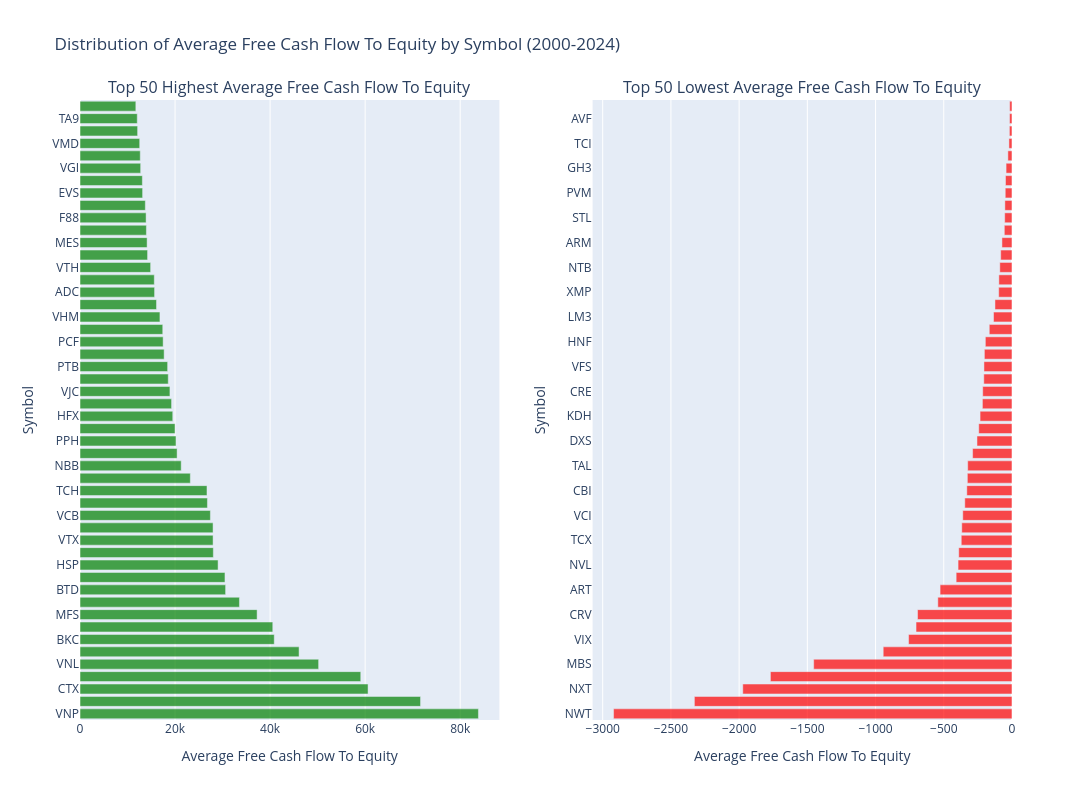

The cell this chart's notebook holds for it:
### Code cell
# Calculate average currentRatio by symbol (across all years)
avg_cr_by_symbol = df_cashflow.groupby('symbol')['freeCashFlowToEquity'].mean().reset_index()
avg_cr_by_symbol.columns = ['symbol', 'avg_freeCashFlowToEquity']
avg_cr_by_symbol = avg_cr_by_symbol.sort_values('avg_freeCashFlowToEquity', ascending=False)

# Get top 50 highest and lowest
top_50_highest = avg_cr_by_symbol.nlargest(50, 'avg_freeCashFlowToEquity')
top_50_lowest = avg_cr_by_symbol.nsmallest(50, 'avg_freeCashFlowToEquity')

# Create subplots: 1 row, 2 columns
fig = make_subplots(
    rows=1, cols=2,
    subplot_titles=("Top 50 Highest Average Free Cash Flow To Equity", "Top 50 Lowest Average Free Cash Flow To Equity"),
    specs=[[{"type": "bar"}, {"type": "bar"}]]
)

# Add top 50 highest chart
fig.add_trace(
    go.Bar(
        x=top_50_highest['avg_freeCashFlowToEquity'],
        y=top_50_highest['symbol'],
        orientation='h',
        marker=dict(color='green', opacity=0.7),
        name='Highest',
        hovertemplate='<b>%{y}</b><br>Avg Free Cash Flow To Equity: %{x:.2f}<extra></extra>'
    ),
    row=1, col=1
)

# Add top 50 lowest chart
fig.add_trace(
    go.Bar(
        x=top_50_lowest['avg_freeCashFlowToEquity'],
        y=top_50_lowest['symbol'],
        orientation='h',
        marker=dict(color='red', opacity=0.7),
        name='Lowest',
        hovertemplate='<b>%{y}</b><br>Avg Free Cash Flow To Equity: %{x:.2f}<extra></extra>'
    ),
    row=1, col=2
)

# Update layout
fig.update_layout(
    title_text="Distribution of Average Free Cash Flow To Equity by Symbol (2000-2024)",
    height=800,
    width=1400,
    showlegend=False,
    hovermode='closest'
)

fig.update_xaxes(title_text="Average Free Cash Flow To Equity", row=1, col=1)
fig.update_xaxes(title_text="Average Free Cash Flow To Equity", row=1, col=2)
fig.update_yaxes(title_text="Symbol", row=1, col=1)
fig.update_yaxes(title_text="Symbol", row=1, col=2)

fig.show()

# Print summary statistics
print("Top 50 Highest Average Free Cash Flow To Equity:")
print(top_50_highest.to_string(index=False))
print(f"\nMean: {top_50_highest['avg_freeCashFlowToEquity'].mean():.2f}")
print(f"Median: {top_50_highest['avg_freeCashFlowToEquity'].median():.2f}")
print(f"Std: {top_50_highest['avg_freeCashFlowToEquity'].std():.2f}")

print("\n" + "="*80 + "\n")

print("Top 50 Lowest Average Free Cash Flow To Equity:")
print(top_50_lowest.to_string(index=False))
print(f"\nMean: {top_50_lowest['avg_freeCashFlowToEquity'].mean():.2f}")
print(f"Median: {top_50_lowest['avg_freeCashFlowToEquity'].median():.2f}")
print(f"Std: {top_50_lowest['avg_freeCashFlowToEquity'].std():.2f}")

### Figure 1 — Plotly figure (JSON) as saved in the notebook; plotly's stock layout.template omitted (floating-point values rounded to 4 significant figures)
{"data": [{"hovertemplate": "<b>%{y}</b><br>Avg Free Cash Flow To Equity: %{x:.2f}<extra></extra>", "marker": {"color": "green", "opacity": 0.7}, "name": "Highest", "orientation": "h", "type": "bar", "x": [83840.0, 71660.0, 60610.0, 59080.0, 50210.0, 46100.0, 40870.0, 40560.0, 37270.0, 33550.0, 30640.0, 30510.0, 29060.0, 28060.0, 28000.0, 28000.0, 27438, 26810.0, 26720.0, 23220.0, 21300.0, 20430.0, 20200.0, 20000.0, 19520.0, 19270.0, 18920.0, 18570.0, 18440.0, 17710.0, 17500.0, 17413, 16820.0, 16100.0, 15690.0, 15630.0, 14860.0, 14220.0, 14120.0, 13970.0, 13910.0, 13750.0, 13170.0, 13120.0, 12770.0, 12680.0, 12560.0, 12120.0, 12048, 11750.0], "xaxis": "x", "y": ["VNP", "VTZ", "CTX", "THN", "VNL", "VGS", "BKC", "VGR", "MFS", "BKG", "BTD", "GIL", "HSP", "X26", "VTX", "HAS", "VCB", "VIC", "TCH", "VNM", "NBB", "CTG", "PPH", "HSM", "HFX", "ACV", "VJC", "ACB", "PTB", "FBA", "PCF", "BID", "VHM", "SMT", "ADC", "HPG", "VTH", "GAS", "MES", "GDA", "F88", "BCV", "EVS", "NAW", "VGI", "ACC", "VMD", "BDG", "TA9", "THM"], "yaxis": "y"}, {"hovertemplate": "<b>%{y}</b><br>Avg Free Cash Flow To Equity: %{x:.2f}<extra></extra>", "marker": {"color": "red", "opacity": 0.7}, "name": "Lowest", "orientation": "h", "type": "bar", "x": [-2920.0, -2328, -1973.0, -1771.0, -1454.0, -944, -758, -703.3, -692.3, -543.6, -527.1, -409.4, -395.2, -390.4, -371.9, -368.2, -360.8, -346, -331.2, -327.3, -324.7, -288.8, -256.6, -243.7, -234.1, -216.8, -214.8, -206.7, -205.6, -202.5, -195.3, -166.6, -135.4, -124.9, -97.57, -96.33, -89.33, -82.92, -73.75, -56.3, -53.56, -52.27, -49.53, -47.69, -43.4, -30.17, -22.58, -19.15, -17.92, -17.18], "xaxis": "x2", "y": ["NWT", "DSE", "NXT", "SSI", "MBS", "HCM", "VIX", "SCG", "CRV", "BAF", "ART", "DSC", "NVL", "IFS", "TCX", "BSI", "VCI", "TBH", "CBI", "KDM", "TAL", "BCA", "DXS", "KHG", "KDH", "SP2", "CRE", "KLF", "VFS", "ATS", "HNF", "HKT", "LM3", "VDS", "XMP", "LLM", "NTB", "DGW", "ARM", "GND", "STL", "ATG", "PVM", "PVO", "GH3", "MBN", "TCI", "LDG", "AVF", "THU"], "yaxis": "y2"}], "layout": {"annotations": [{"font": {"size": 16}, "showarrow": false, "text": "Top 50 Highest Average Free Cash Flow To Equity", "x": 0.225, "xanchor": "center", "xref": "paper", "y": 1, "yanchor": "bottom", "yref": "paper"}, {"font": {"size": 16}, "showarrow": false, "text": "Top 50 Lowest Average Free Cash Flow To Equity", "x": 0.775, "xanchor": "center", "xref": "paper", "y": 1, "yanchor": "bottom", "yref": "paper"}], "height": 800, "hovermode": "closest", "showlegend": false, "title": {"text": "Distribution of Average Free Cash Flow To Equity by Symbol (2000-2024)"}, "width": 1400, "xaxis": {"anchor": "y", "domain": [0, 0.45], "title": {"text": "Average Free Cash Flow To Equity"}}, "xaxis2": {"anchor": "y2", "domain": [0.55, 1], "title": {"text": "Average Free Cash Flow To Equity"}}, "yaxis": {"anchor": "x", "domain": [0, 1], "title": {"text": "Symbol"}}, "yaxis2": {"anchor": "x2", "domain": [0, 1], "title": {"text": "Symbol"}}}}
